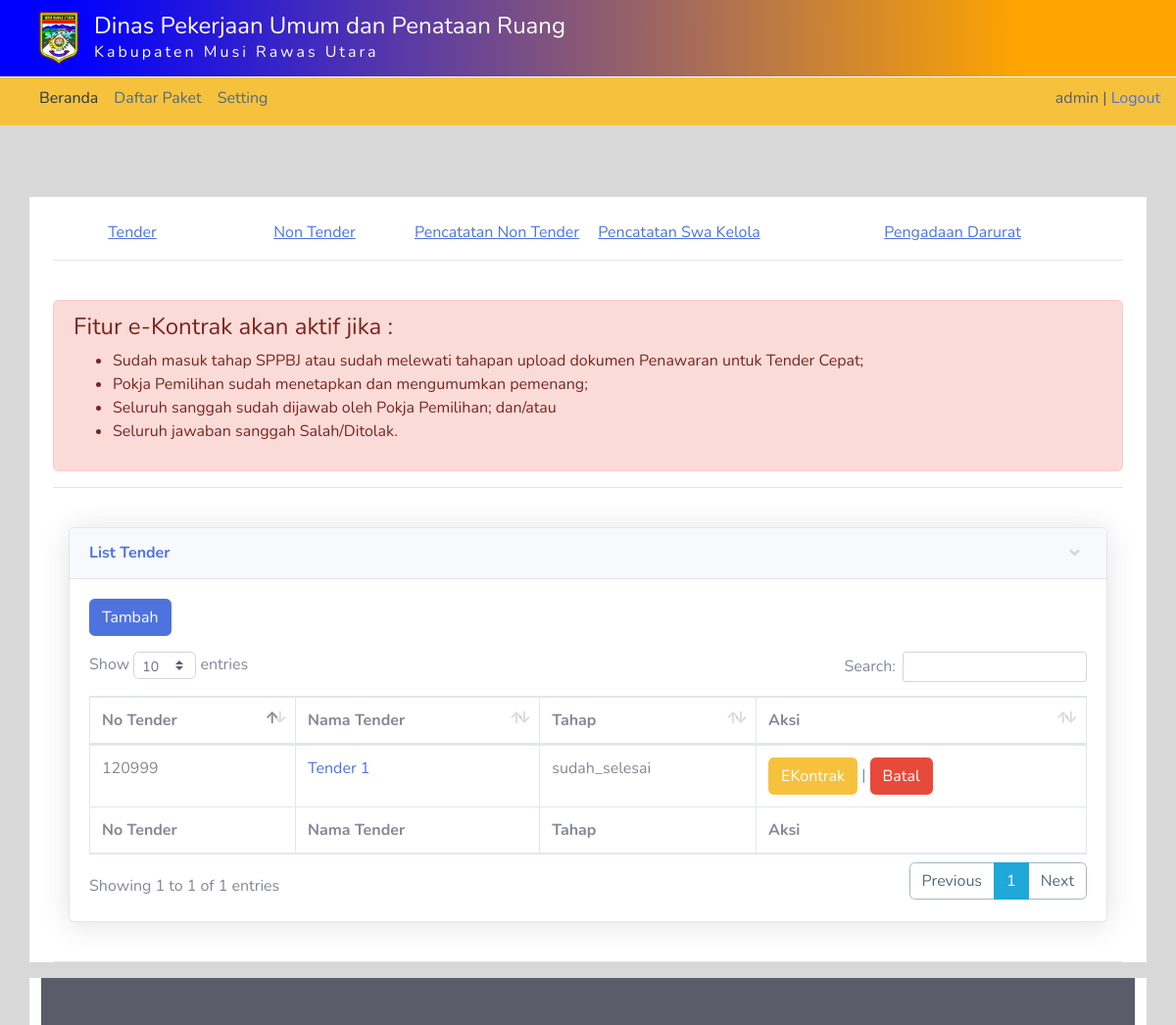
The app's page /admin/tender (signed in) with its own data.
### tables this page shows
CREATE TABLE `tender` (
  `id` int(11) NOT NULL,
  `kode_tender` varchar(255) NOT NULL,
  `nama_tender` varchar(255) NOT NULL,
  `tahap_tender` varchar(255) NOT NULL,
  `created_at` date NOT NULL
);

### admin/include/tender.php (the view)
<div class="container-fluid">
    <div class="row">
        <div class="col-lg-12">
            <div class="card shadow mb-4">
                <a href="#collapseCard1" class="d-block card-header py-3" data-toggle="collapse" role="button" aria-expanded="true" aria-controls="collapseCard1">
                    <h6 class="m-0 font-weight-bold text-primary">List Tender</h6>
                </a>
                <div class="collapse show " id="collapseCard1">
                    <div class="card-body scroll">
                        <p> <a href="add-tender" class="btn btn-primary"> Tambah </a> </p>
                        <div class="table-responsive">
                            <table class="table table-bordered" id="dataTable" width="100%" cellspacing="0">
                                <thead>
                                <tr>
                                    <th>No Tender</th>
                                    <th>Nama Tender</th>
                                    <th>Tahap</th>
                                    <th>Aksi</th>
                                </tr>
                                </thead>
                                <tfoot>
                                <tr>
                                    <th>No Tender</th>
                                    <th>Nama Tender</th>
                                    <th>Tahap</th>
                                    <th>Aksi</th>
                                </tr>
                                </tfoot>
                                <tbody>
                                <?php
                                $sql = mysqli_query($koneksi,"select * from tender");
                                while($data = mysqli_fetch_array($sql)){
                                ?>
                                <tr>
                                    <td><?php echo $data['kode_tender']; ?></td>
                                    <td><a href="edit-tender-<?php echo $data['id']; ?>"><?php echo $data['nama_tender']; ?></a></td>
                                    <td><?php echo $data['tahap_tender']; ?></td>
                                    <td><a href="add-sppbj-<?php echo $data['id']; ?>" class="btn btn-warning">EKontrak</a> | <a href="aksi.php?act=delete_tender&id=<?php echo $data['id'];?>" onclick="return confirm('Are You Sure ??')" class="btn btn-danger">Batal</a></td>
                                </tr>
                                <?php } ?>
                                </tbody>
                            </table>
                        </div>
                    </div>
                </div>
            </div>
        </div>
    </div>
</div>

### records on screen
tender: kode_tender "120999", nama_tender "Tender 1", tahap_tender "sudah_selesai"

### other values on screen
$_SESSION['username'] "admin"
